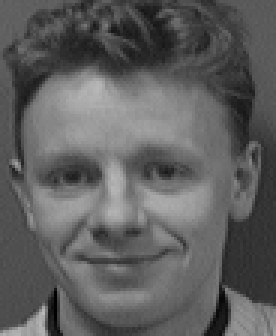
//> input picture PCA/images/102.ppm, 92 x 112 px, given in place of tswift.jpg, which was not available (shown 3 times larger)
$ ./facedetect   (built with g++ and OpenCV 4)
//> lines starting //> are read from the running program, lines starting //| are printed output that depends on the picture; after the words box and inside, x2 and y2 are one past the last pixel; in counts of white or black regions, pixels touching at a corner belong together; pictures that were not available may be replaced by others from this repository, and a replacement may not be noted
#include "opencv2/objdetect.hpp"
#include "opencv2/video.hpp"
#include "opencv2/highgui.hpp"
#include "opencv2/imgproc.hpp"

#include <iostream>
#include <stdio.h>

using namespace std;
using namespace cv;

/** Function Headers */
void detectAndDisplay( Mat frame );

/** Global variables */
String face_cascade_name = "haarcascade_frontalface_alt.xml";
String eyes_cascade_name = "haarcascade_eye_tree_eyeglasses.xml";
CascadeClassifier face_cascade;
CascadeClassifier eyes_cascade;
String window_name = "Capture - Face detection";
int filenumber;
string filename;

/** @function main */
int main( void )
{
    //VideoCapture capture;
    Mat frame = imread("./media/tswift.jpg");
//> frame is the input picture: 112 rows x 92 cols, CV_8UC3; min 0, max 185, mean 94.7

    //-- 1. Load the cascades
    if( !face_cascade.load( face_cascade_name ) ){ printf("--(!)Error loading face cascade\n"); return -1; };
    if( !eyes_cascade.load( eyes_cascade_name ) ){ printf("--(!)Error loading eyes cascade\n"); return -1; };

    // [7 lines of commented-out code are left out]
        if( frame.empty() )
        {
            printf(" --(!) No captured frame -- Break!");
            //break;
        }

        //-- 3. Apply the classifier to the frame
        detectAndDisplay( frame );

        int c = waitKey(10);
        if( (char)c == 27 ) { return 1; } // escape
    //}
    return 0;
}

/** @function detectAndDisplay */
void detectAndDisplay( Mat frame )
{
    std::vector<Rect> faces;
    Mat frame_gray;
    Mat crop;
    Mat res;
    Mat gray;
    string text;
    string sstm;

    cvtColor( frame, frame_gray, COLOR_BGR2GRAY );
    equalizeHist( frame_gray, frame_gray );
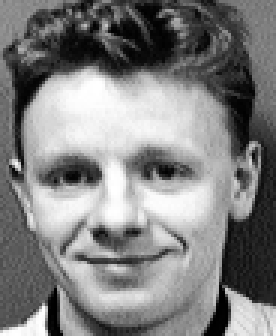
//> frame_gray: 112 rows x 92 cols, CV_8UC1 (shown 3 times larger); min 0, max 255, mean 128.5

    //-- Detect faces
    face_cascade.detectMultiScale( frame_gray, faces, 1.1, 2, 0|CASCADE_SCALE_IMAGE, Size(30, 30) );
//> faces = 1 Rect (x, y, width, height): [3, 28, 74, 74]

    cv::Rect roi_b;
    cv::Rect roi_c;

    size_t ic = 0;
    int ac = 0;

    size_t ib = 0;
    int ab = 0;

    for ( ic = 0; ic < faces.size(); ic++ )
    {
        roi_c.x = faces[ic].x;
        roi_c.y = faces[ic].y;
        roi_c.width = faces[ic].width;
        roi_c.height = faces[ic].height;

        ac = roi_c.width * roi_c.height;

        roi_b.x = faces[ib].x;
        roi_b.y = faces[ib].y;
        roi_b.width = faces[ib].width;
        roi_b.height = faces[ib].height;

        ab = roi_b.width * roi_b.height;

        if (ac > ab)
        {
          ib = ic;
          roi_b.x = faces[ib].x;
          roi_b.y = faces[ib].y;
          roi_b.width = faces[ib].width;
          roi_b.height = faces[ib].height;
        }

        crop = frame(roi_b);
        resize(crop, res, Size(28, 128), 0, 0, INTER_LINEAR);
        cvtColor(crop, gray, CV_BGR2GRAY);

        filename = "";
        stringstream ssfn;
        ssfn << filenumber << ".png";
        filename = ssfn.str();
        filenumber++;

        imwrite("./cropped" + filename, gray);

        Point pt1(faces[ic].x, faces[ic].y);
        Point pt2((faces[ic].x + faces[ic].height), (faces[ic].y + faces[ic].width));
        rectangle(frame, pt1, pt2, Scalar(0, 255, 0), 2, 8, 0);
    }
//> this loop made 1 pass
//> (ac, ab, pt1, pt2) on pass 1: (5476, 5476, Point(3, 28), Point(77, 102))
//> pass 1, in detectAndDisplay, `crop = frame(roi_b);`:
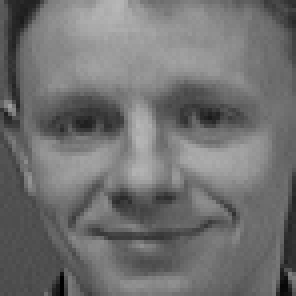
//> crop: 74 rows x 74 cols, CV_8UC3 (shown 4 times larger); min 0, max 183, mean 112.5
//> pass 1, in detectAndDisplay, `resize(crop, res, Size(28, 128), 0, 0, INTER_LINEAR);`:
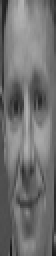
//> res: 128 rows x 28 cols, CV_8UC3 (shown 2 times larger); min 19, max 180, mean 112.5
//> after the loop:
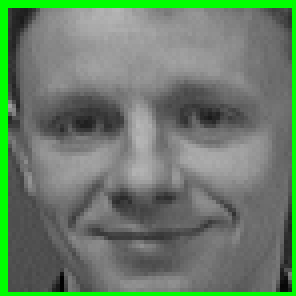
//> crop: 74 rows x 74 cols, CV_8UC3 (shown 4 times larger); 7.94% of pixels changed, all inside (x1, y1, x2, y2) = (0, 0, 74, 74)
//> after the loop:
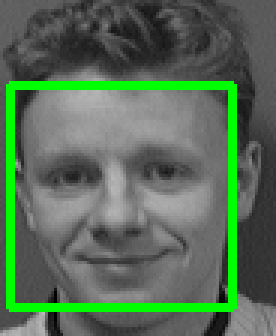
//> frame: 112 rows x 92 cols, CV_8UC3 (shown 3 times larger); 8.58% of pixels changed, all inside (x1, y1, x2, y2) = (2, 27, 79, 104)
//> after the loop, filenumber = 1
    //-- Show what you got
    //sstm << "Crop Size Area: " << roi_b.width << "x" << roi_b.height << " Filename: " << filename;
    putText(frame, text, cvPoint(30, 30), FONT_HERSHEY_COMPLEX_SMALL, 0.8, cvScalar(0, 0, 255), 1, CV_AA);
//> text = ""
    imshow("original", frame);

    if (!crop.empty())
    {
      imshow("detected", crop);
    }
    else
    {
      destroyWindow("detected");
    }

}

$ run again, on PCA/images/104.ppm
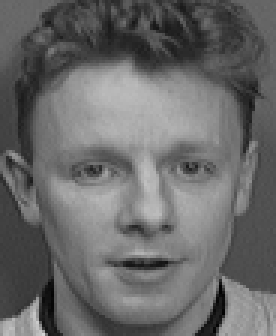
//> input picture PCA/images/104.ppm, 92 x 112 px, given in place of tswift.jpg, which was not available (shown 3 times larger)
//> frame is the input picture: 112 rows x 92 cols, CV_8UC3; min 1, max 212, mean 105.2
//> faces = 1 Rect (x, y, width, height): [12, 28, 71, 71]
//> the loop in detectAndDisplay, `for ( ic = 0; ic < faces.size(); ic++ )` made 1 pass
//> (ac, ab, pt1, pt2) on pass 1: (5041, 5041, Point(12, 28), Point(83, 99))
//> after the loop in detectAndDisplay, `for ( ic = 0; ic < faces.size(); ic++ )`:
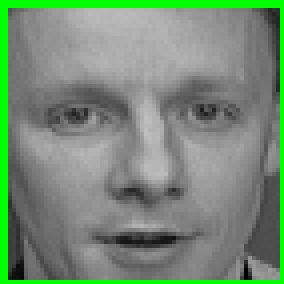
//> crop: 71 rows x 71 cols, CV_8UC3 (shown 4 times larger); mean B, G, R 118.4, 139.5, 118.4
//> after the loop in detectAndDisplay, `for ( ic = 0; ic < faces.size(); ic++ )`:
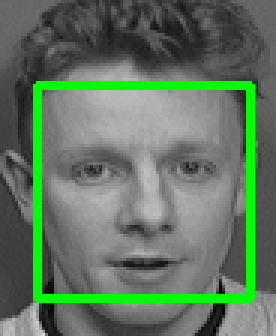
//> frame: 112 rows x 92 cols, CV_8UC3 (shown 3 times larger); 8.23% of pixels changed, all inside (x1, y1, x2, y2) = (11, 27, 85, 101)
//> after the loop in detectAndDisplay, `for ( ic = 0; ic < faces.size(); ic++ )`: filenumber = 1
//> text = ""

$ run again, on PCA/images/105.ppm
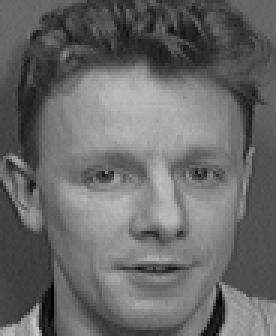
//> input picture PCA/images/105.ppm, 92 x 112 px, given in place of tswift.jpg, which was not available (shown 3 times larger)
//> frame is the input picture: 112 rows x 92 cols, CV_8UC3; min 0, max 197, mean 104.8
//> faces = 1 Rect (x, y, width, height): [16, 31, 70, 70]
//> the loop in detectAndDisplay, `for ( ic = 0; ic < faces.size(); ic++ )` made 1 pass
//> (ac, ab, pt1, pt2) on pass 1: (4900, 4900, Point(16, 31), Point(86, 101))
//> after the loop in detectAndDisplay, `for ( ic = 0; ic < faces.size(); ic++ )`:
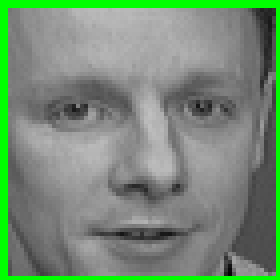
//> crop: 70 rows x 70 cols, CV_8UC3 (shown 4 times larger); mean B, G, R 118.6, 140, 118.6
//> after the loop in detectAndDisplay, `for ( ic = 0; ic < faces.size(); ic++ )`:
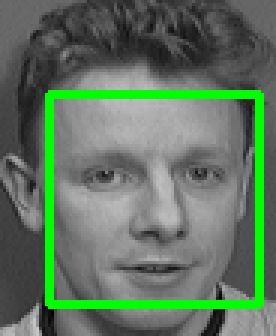
//> frame: 112 rows x 92 cols, CV_8UC3 (shown 3 times larger); 8.11% of pixels changed, all inside (x1, y1, x2, y2) = (15, 30, 88, 103)
//> after the loop in detectAndDisplay, `for ( ic = 0; ic < faces.size(); ic++ )`: filenumber = 1
//> text = ""
